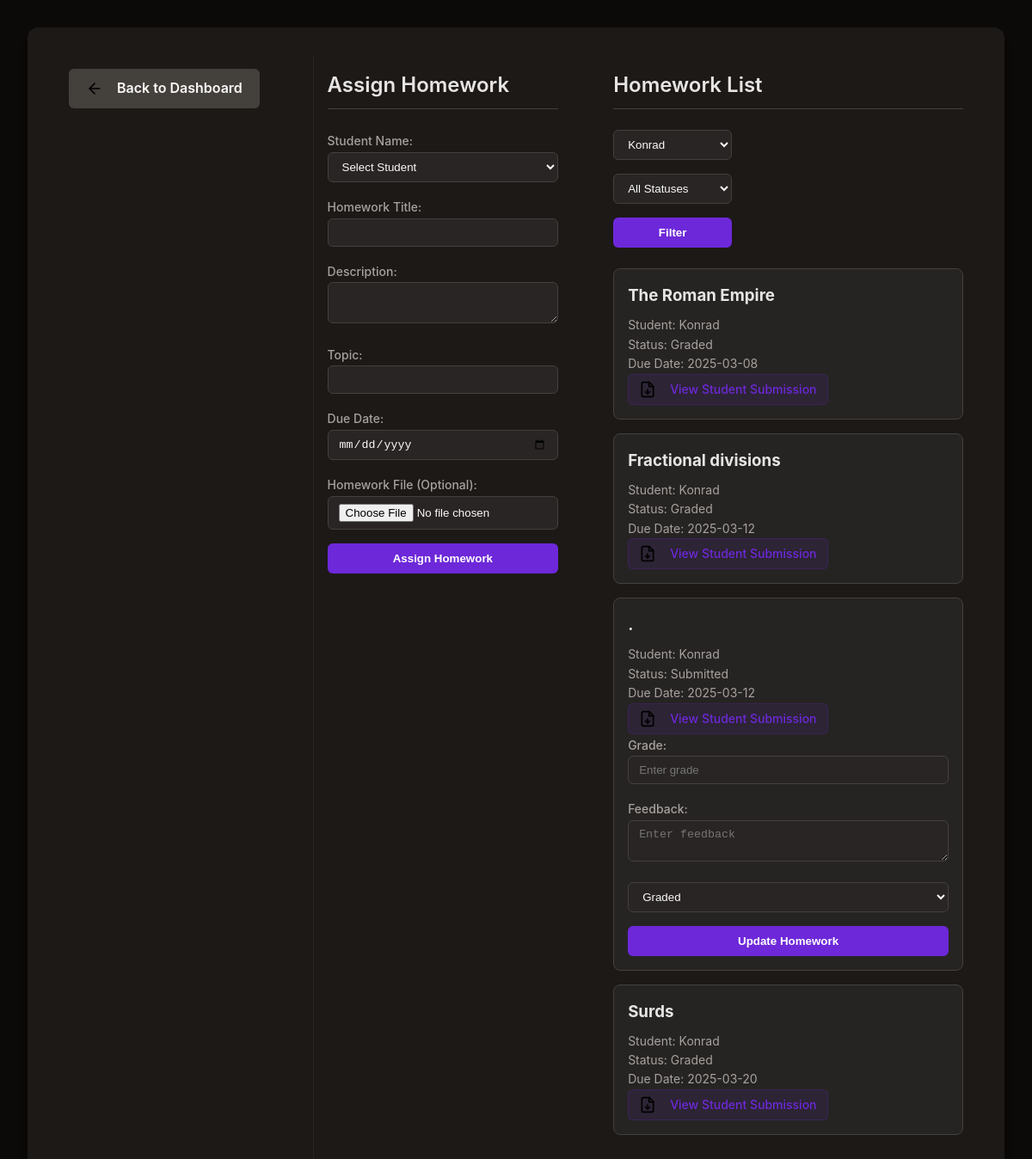
/tracker/homework.php?student=Konrad, run on the app's committed database.
### tables this page shows
CREATE TABLE IF NOT EXISTS `homework` (
  `homework_id` int NOT NULL AUTO_INCREMENT,
  `title` varchar(100) NOT NULL,
  `description` text,
  `due_date` date DEFAULT NULL,
  `status` enum('Assigned','Submitted','Graded','Late') DEFAULT 'Assigned',
  `file_path` varchar(255) DEFAULT NULL,
  `submission_path` varchar(255) DEFAULT NULL,
  `feedback` text,
  `grade` varchar(10) DEFAULT NULL,
  `created_at` timestamp NOT NULL DEFAULT CURRENT_TIMESTAMP,
  `student_id` int DEFAULT NULL,
  `tutor_id` int DEFAULT NULL,
  `topic` varchar(100) DEFAULT NULL,
  `submitted_file_path` varchar(255) DEFAULT NULL,
  `submission_date` datetime DEFAULT NULL,
  PRIMARY KEY (`homework_id`)
);

CREATE TABLE IF NOT EXISTS `students` (
  `student_id` int NOT NULL AUTO_INCREMENT,
  `name` varchar(100) NOT NULL,
  `email` varchar(100) NOT NULL,
  `password` varchar(255) NOT NULL,
  `parent_name` varchar(100) DEFAULT NULL,
  `parent_email` varchar(100) DEFAULT NULL,
  `phone` varchar(20) DEFAULT NULL,
  `grade` varchar(20) DEFAULT NULL,
  `subjects` varchar(255) DEFAULT NULL,
  `notes` text,
  `created_at` timestamp NOT NULL DEFAULT CURRENT_TIMESTAMP,
  `last_login` timestamp NULL DEFAULT NULL,
  PRIMARY KEY (`student_id`),
  UNIQUE KEY `email` (`email`)
);

### tracker/homework.php (the view, shortened to what this page needs)
<?php
require_once 'db_connect.php';
$tutor_id = 1;
$page = isset($_GET['page']) ? max(1, intval($_GET['page'])) : 1;
$recordsPerPage = 10;
$offset = ($page - 1) * $recordsPerPage;
$studentFilter = isset($_GET['student']) ? mysqli_real_escape_string($conn, $_GET['student']) : '';
$students_query = "SELECT name FROM students";
$students_result = mysqli_query($conn, $students_query);
$students = [];
while ($row = mysqli_fetch_assoc($students_result)) {
    $students[] = $row['name'];
}
$query = "
    SELECT h.*, s.name as student_name,
    CASE
        WHEN h.submitted_file_path IS NOT NULL THEN h.submitted_file_path
        ELSE NULL
    END as student_submission_file
    FROM homework h
    JOIN students s ON h.student_id = s.student_id
    WHERE h.tutor_id = $tutor_id
";
if (!empty($studentFilter)) {
    $query .= " AND s.name = '$studentFilter'";
}
$query .= " ORDER BY h.due_date ASC LIMIT $recordsPerPage OFFSET $offset";
$result = mysqli_query($conn, $query);
$homeworks = [];
while ($row = mysqli_fetch_assoc($result)) {
    $homeworks[] = $row;
}
?>
<!DOCTYPE html>
<html lang="en">
<head>
    <link rel="stylesheet" href="homework.css">
</head>
<body>
    <div class="container">
    <div style="display: flex;">
    <div class="homework-assign">
    <a href="tutor-dashboard.php" class="back-button">Back to Dashboard</a>
</div>
<div class="homework-list">
            <h2>Assign Homework</h2>
            <form method="POST" enctype="multipart/form-data">
                <div>
                    <label>Student Name:</label>
                    <select name="student_name" required>
                        <option value="">Select Student</option>
                    </select>
                </div>
                <div>
                    <label>Homework Title:</label>
                    <input type="text" name="homework_title" required>
                </div>
                <div>
                    <label>Description:</label>
                    <textarea name="homework_description" required></textarea>
                </div>
                <div>
                    <label>Topic:</label>
                    <input type="text" name="topic">
                </div>
                <div>
                    <label>Due Date:</label>
                    <input type="date" name="due_date" required>
                </div>
                <div>
                    <label>Homework File (Optional):</label>
                    <input type="file" name="homework_file">
                </div>
                <button type="submit">Assign Homework</button>
            </form>
        </div>
</div>
<div class="homework-list">
            <h2>Homework List</h2>
            <div class="filters">
            <form method="GET">
                <select name="student">
                    <?php foreach ($students as $student): ?>
                        <option value="<?= htmlspecialchars($student) ?>"
                            <?= $studentFilter === $student ? 'selected' : '' ?>>
                            <?= htmlspecialchars($student) ?>
                        </option>
                    <?php endforeach; ?>
                </select>
                <select name="status">
                    <option value="">All Statuses</option>
                </select>
                <button type="submit">Filter</button>
            </form>
                    </div>
            <?php if (empty($homeworks)): ?>
                <p>No homework found.</p>
            <?php else: ?>
                <?php foreach ($homeworks as $homework): ?>
                    <div class="homework-item">
                        <h3><?= htmlspecialchars($homework['title']) ?></h3>
                        <p>Student: <?= htmlspecialchars($homework['student_name']) ?></p>
                        <p>Status: <?= htmlspecialchars($homework['status']) ?></p>
                        <p>Due Date: <?= htmlspecialchars($homework['due_date']) ?></p>
                        <?php if ($homework['student_submission_file']): ?>
    <a href="<?= htmlspecialchars($homework['student_submission_file']) ?>" class="file-link">
        View Student Submission
    </a>
<?php endif; ?>
                        <?php if ($homework['status'] == 'Submitted'): ?>
                            <form method="POST">
                                <div>
                                    <label>Grade:</label>
                                    <input type="text" name="grade" placeholder="Enter grade">
                                </div>
                                <div>
                                    <label>Feedback:</label>
                                    <textarea name="feedback" placeholder="Enter feedback"></textarea>
                                </div>
                                <select name="status">
                                    <option value="Graded">Graded</option>
                                </select>
                                <button type="submit">Update Homework</button>
                            </form>
                        <?php endif; ?>
                    </div>
                <?php endforeach; ?>
            <?php endif; ?>
        </div>
</div>
</body>
</html>

### tracker/homework.css (style rules this page uses)
* { box-sizing: border-box; margin: 0; padding: 0; }
body { font-family: 'Inter', -apple-system, BlinkMacSystemFont, "Segoe UI", Roboto, Oxygen, Ubuntu, Cantarell, "Open Sans", "Helvetica Neue", sans-serif; line-height: 1.6; background-color: #0c0a09; color: #fafaf9; padding: 2rem; max-width: 1400px; margin: 0 auto; }
.container { display: flex; gap: 2rem; background-color: #1c1917; border-radius: 0.75rem; padding: 2rem; box-shadow: 0 10px 15px -3px rgba(0, 0, 0, 0.1), 0 4px 6px -2px rgba(0, 0, 0, 0.05); }
.homework-assign, .homework-list { width: 50%; padding: 1rem; }
.homework-assign { border-right: 1px solid #292524; }
h2 { font-size: 1.5rem; font-weight: 600; color: #e7e5e4; margin-bottom: 1.5rem; padding-bottom: 0.5rem; border-bottom: 1px solid #44403c; }
form { display: flex; flex-direction: column; gap: 1rem; }
label { font-size: 0.875rem; font-weight: 500; color: #a8a29e; margin-bottom: 0.25rem; }
input, select, textarea { width: 100%; padding: 0.5rem 0.75rem; background-color: #292524; border: 1px solid #44403c; border-radius: 0.375rem; color: #fafaf9; transition: border-color 0.2s ease; }
button { padding: 0.625rem 1.25rem; background-color: #6d28d9; color: white; border: none; border-radius: 0.375rem; font-weight: 600; cursor: pointer; transition: background-color 0.2s ease; }
.homework-item { background-color: #262423; border-radius: 0.5rem; padding: 1rem; margin-bottom: 1rem; border: 1px solid #44403c; }
.homework-item h3 { color: #e7e5e4; margin-bottom: 0.5rem; }
.homework-item p { color: #a8a29e; font-size: 0.875rem; }
.filters { display: flex; gap: 1rem; margin-bottom: 1.5rem; }
.filters select { flex-grow: 1; }
.file-link { display: inline-flex; align-items: center; gap: 0.5rem; text-decoration: none; color: #6d28d9; font-weight: 500; font-size: 0.875rem; background-color: rgba(109, 40, 217, 0.1); padding: 0.375rem 0.75rem; border-radius: 0.375rem; border: 1px solid rgba(109, 40, 217, 0.2); transition: all 0.2s ease; }
.file-link::before { content: ''; display: inline-block; width: 1.25rem; height: 1.25rem; background-size: contain; background-repeat: no-repeat; margin-right: 0.5rem; }

### tracker/homework.php (style rules this page uses)
.back-button { display: inline-flex; align-items: center; justify-content: center; gap: 0.5rem; text-decoration: none; padding: 0.625rem 1.25rem; background-color: #44403c; color: #fafaf9; border: none; border-radius: 0.375rem; font-weight: 600; cursor: pointer; transition: background-color 0.2s ease; }
.back-button::before { content: ''; display: inline-block; width: 1.25rem; height: 1.25rem; background-size: contain; background-repeat: no-repeat; margin-right: 0.5rem; }

### data on the page
homework: title "The Roman Empire", student.name "Konrad", status "Graded", due_date "2025-03-08"
homework: title "Fractional divisions", student.name "Konrad", status "Graded", due_date "2025-03-12"
homework: title ".", student.name "Konrad", status "Submitted", due_date "2025-03-12"
homework: title "Surds", student.name "Konrad", status "Graded", due_date "2025-03-20"

### other printed values
form field student "Konrad"
